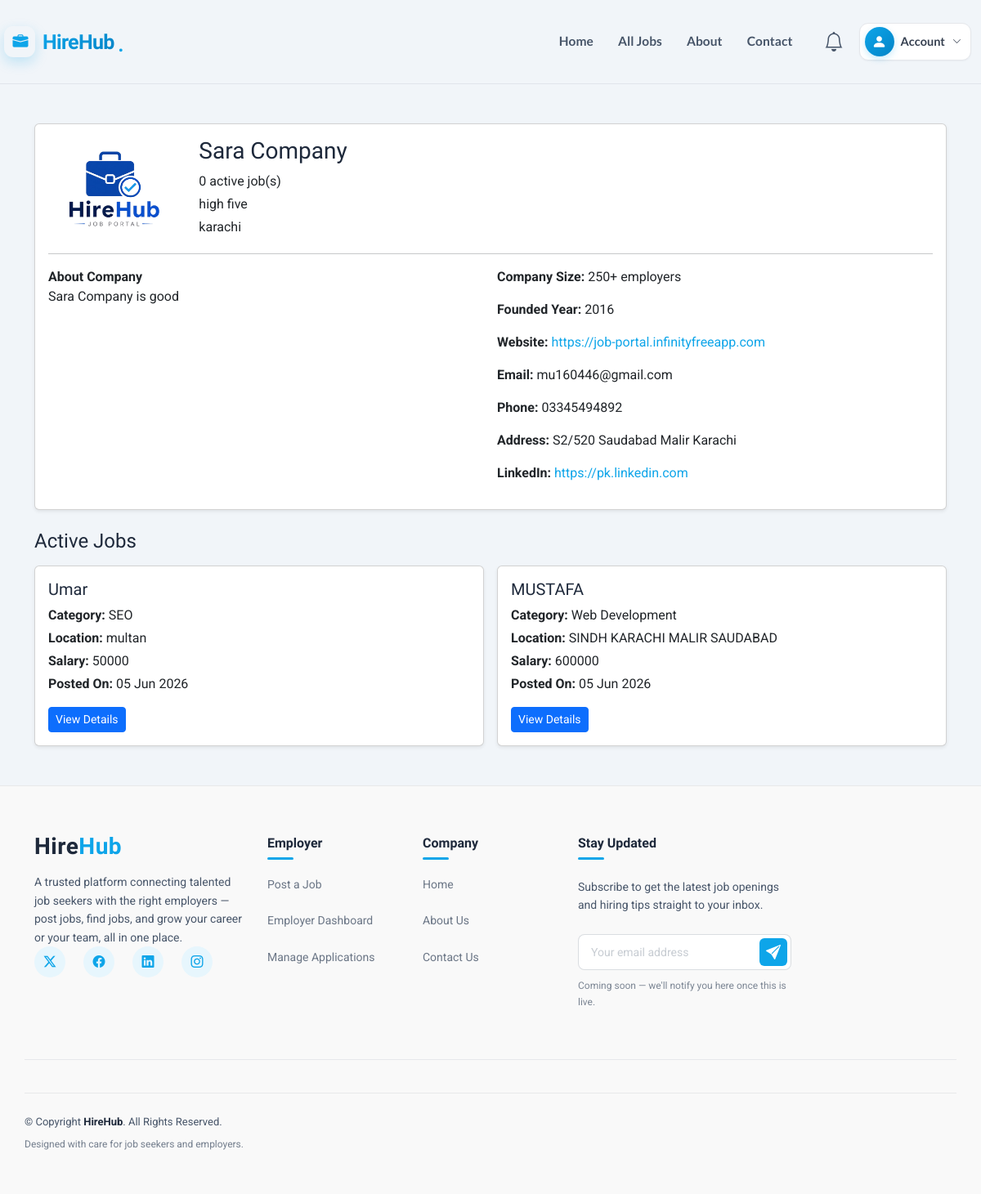
The app's page /company.php?id=3 (signed in), older data.
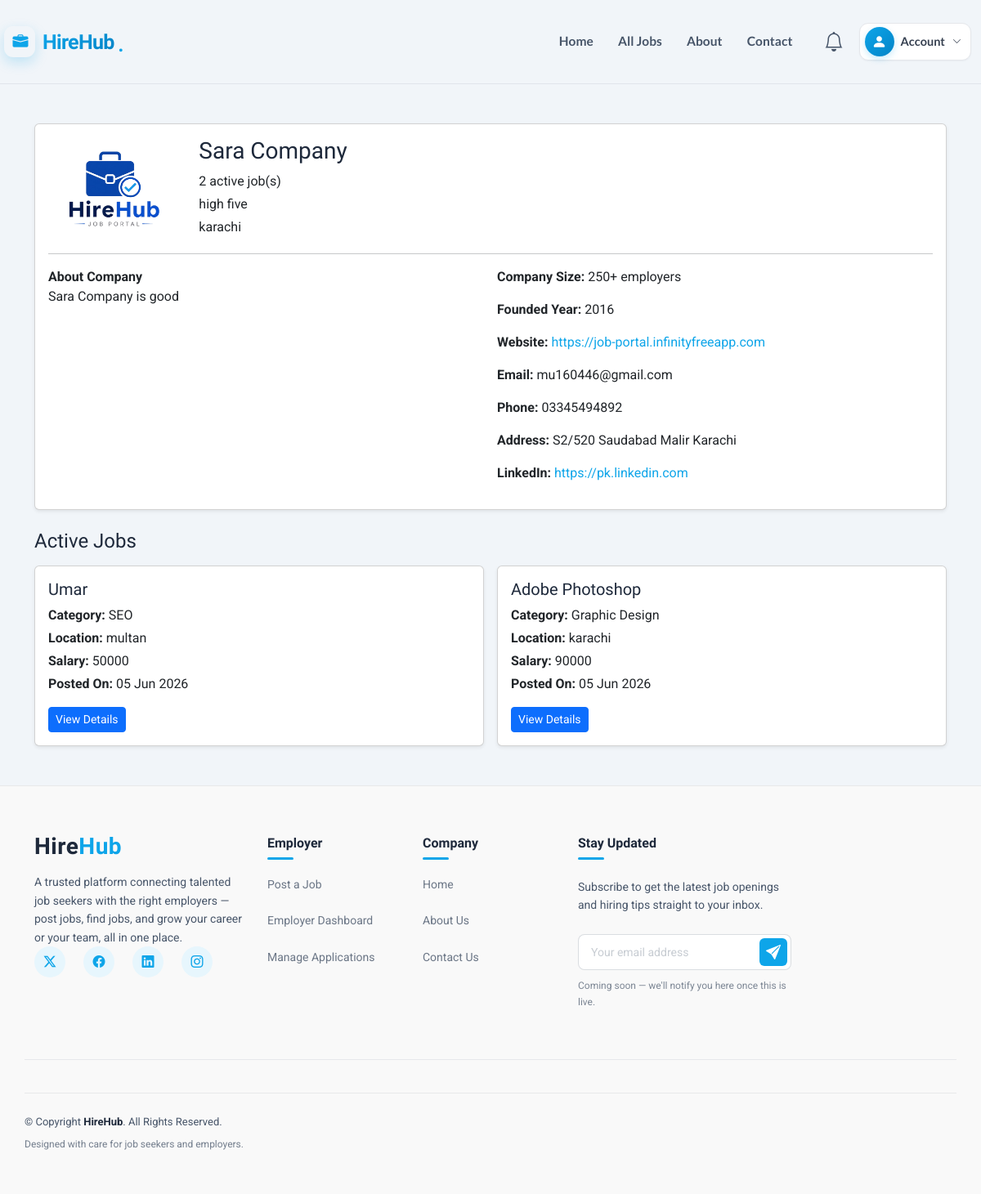
The same page, newer data.
### tables this page shows
CREATE TABLE `users` (
  `id` int(11) NOT NULL,
  `fullname` varchar(100) DEFAULT NULL,
  `profile_image` varchar(255) DEFAULT 'user.png',
  `email` varchar(100) DEFAULT NULL,
  `password` varchar(255) DEFAULT NULL,
  `role` varchar(55) NOT NULL,
  `bio` mediumtext DEFAULT NULL,
  `skills` mediumtext DEFAULT NULL,
  `experience` varchar(100) DEFAULT NULL,
  `cv_file` varchar(255) DEFAULT NULL,
  `created_at` timestamp NOT NULL DEFAULT current_timestamp() ON UPDATE current_timestamp(),
  `company_name` varchar(150) DEFAULT NULL,
  `company_logo` varchar(255) DEFAULT NULL,
  `company_website` varchar(255) DEFAULT NULL,
  `company_email` varchar(150) DEFAULT NULL,
  `company_phone` varchar(30) DEFAULT NULL,
  `company_industry` varchar(100) DEFAULT NULL,
  `company_size` varchar(50) DEFAULT NULL,
  `company_founded_year` year(4) DEFAULT NULL,
  `company_city` varchar(100) DEFAULT NULL,
  `company_address` mediumtext DEFAULT NULL,
  `company_about` mediumtext DEFAULT NULL,
  `company_linkedin` varchar(255) DEFAULT NULL,
  `reset_token` varchar(64) DEFAULT NULL,
  `reset_token_expiry` datetime DEFAULT NULL
);

CREATE TABLE `jobs` (
  `id` int(11) NOT NULL,
  `user_id` int(11) DEFAULT NULL,
  `title` varchar(255) DEFAULT NULL,
  `company` varchar(255) DEFAULT NULL,
  `location` varchar(255) DEFAULT NULL,
  `salary` varchar(100) DEFAULT NULL,
  `description` mediumtext DEFAULT NULL,
  `created_at` timestamp NOT NULL DEFAULT current_timestamp(),
  `category_id` int(11) DEFAULT NULL,
  `status` varchar(20) DEFAULT 'open',
  `job_type` enum('Full Time','Part Time','Internship','Contract','Remote','Hybrid') NOT NULL DEFAULT 'Full Time',
  `approval_status` varchar(20) DEFAULT 'pending',
  `required_skills` mediumtext DEFAULT NULL
);

CREATE TABLE `categories` (
  `id` int(11) NOT NULL,
  `name` varchar(100) NOT NULL
);

### company.php (the view, shortened to what the rows shown need)
<?php
require_once './includes/config.php';
$id = intval($_GET['id']);
$result = mysqli_execute_query($conn, "SELECT * FROM users WHERE id = ? AND role = 'employer'", [$id]);
$company = mysqli_fetch_assoc($result);
$jobs_result = mysqli_execute_query($conn, "SELECT *,jobs.id as job_id,categories.name AS cat_name FROM jobs inner join categories on jobs.category_id = categories.id WHERE user_id = ? AND status = 'open' ORDER BY jobs.id DESC", [$id]);
$total_jobs_result = mysqli_execute_query($conn, "select count(*) as total_jobs from jobs where user_id = ? and status = 'open' and approval_status = 'approved'", [$id]);
$total_jobs = mysqli_fetch_assoc($total_jobs_result);
function safeUrl($url) {
    if (preg_match('/^https?:\/\//i', $url)) {
        return htmlspecialchars($url);
    }
    return "";
}
require_once './includes/header.php';
?>
<div class="container my-5">
    <div class="card shadow-sm mb-4">
        <div class="card-body">
            <div class="row align-items-center">
                <div class="col-md-2 text-center mb-3 mb-md-0">
                    <?php if (!empty($company['company_logo'])) { ?>
                        <img src="uploads/company_logos/<?php echo htmlspecialchars($company['company_logo']); ?>" width="120" height="120" style="object-fit:cover; border-radius:5px;">
                    <?php } else { ?>
                        <img src="assets/img/default_company.png" width="120" height="120" style="object-fit:cover; border-radius:5px;">
                    <?php } ?>
                </div>
                <div class="col-md-10">
                    <h3><?php echo htmlspecialchars($company['company_name'] ?? 'N/A'); ?></h3>
                    <p class="mb-1"><?php echo (int)$total_jobs['total_jobs']; ?> active job(s)</p>
                    <p class="mb-1"><?php echo htmlspecialchars($company['company_industry'] ?? 'N/A'); ?></p>
                    <p class="mb-1"><?php echo htmlspecialchars($company['company_city'] ?? 'N/A'); ?></p>
                </div>
            </div>
            <div class="row g-3">
                <div class="col-md-6">
                    <strong>About Company</strong>
                    <p><?php echo !empty($company['company_about']) ? nl2br(htmlspecialchars($company['company_about'])) : 'N/A'; ?></p>
                </div>
                <div class="col-md-6">
                    <p><strong>Company Size:</strong> <?php echo !empty($company['company_size']) ? htmlspecialchars($company['company_size']) : 'N/A'; ?> </p>
                    <p><strong>Founded Year:</strong> <?php echo !empty($company['company_founded_year']) ? htmlspecialchars($company['company_founded_year']) : 'N/A'; ?></p>
                    <p><strong>Website:</strong>
                        <?php $website = safeUrl($company['company_website'] ?? ''); ?>
                        <?php if (!empty($website)) { ?>
                            <a href="<?php echo $website; ?>" target="_blank" rel="noopener noreferrer"><?php echo $website; ?></a>
                        <?php } else { ?>
                            N/A
                        <?php } ?>
                    </p>
                    <p><strong>Email:</strong> <?php echo !empty($company['company_email']) ? htmlspecialchars($company['company_email']) : 'N/A'; ?>  </p>
                    <p><strong>Phone:</strong> <?php echo !empty($company['company_phone']) ? htmlspecialchars($company['company_phone']) : 'N/A'; ?>  </p>
                    <p><strong>Address:</strong> <?php echo !empty($company['company_address']) ? nl2br(htmlspecialchars($company['company_address'])) : 'N/A'; ?> </p>
                    <p><strong>LinkedIn:</strong>
                        <?php $linkedin = safeUrl($company['company_linkedin'] ?? ''); ?>
                        <?php if (!empty($linkedin)) { ?>
                            <a href="<?php echo $linkedin; ?>" target="_blank" rel="noopener noreferrer"><?php echo $linkedin; ?></a>
                        <?php } else { ?>
                            N/A
                        <?php } ?>
                    </p>
                </div>
            </div>
        </div>
    </div>
    <div class="row g-3">
        <?php if (mysqli_num_rows($jobs_result) > 0) { ?>
            <?php while ($job = mysqli_fetch_assoc($jobs_result)) { ?>
                <div class="col-md-6">
                    <div class="card shadow-sm h-100">
                        <div class="card-body">
                            <h5><?php echo htmlspecialchars($job['title']); ?></h5>
                            <p class="mb-1"><strong>Category:</strong> <?php echo htmlspecialchars($job['cat_name']); ?></p>
                            <p class="mb-1"><strong>Location:</strong> <?php echo htmlspecialchars($job['location']); ?></p>
                            <p class="mb-1"><strong>Salary:</strong> <?php echo htmlspecialchars($job['salary']); ?></p>
                            <p class="mb-3"> <strong>Posted On:</strong> <?php echo date("d M Y", strtotime($job['created_at'])); ?> </p>
                            <a href="job-details.php?id=<?php echo (int)$job['job_id']; ?>" class="btn btn-primary btn-sm">View Details</a>
                        </div>
                    </div>
                </div>
            <?php } ?>
        <?php } else { ?>
            <div class="col-12">
                <p>No active jobs posted by this company.</p>
            </div>
        <?php } ?>
    </div>
</div>
<?php require_once './includes/footer.php'; ?>

Row changes from the older to the newer data that the page shows:
removed jobs: title "MUSTAFA", category.name "Web Development", location "SINDH KARACHI MALIR SAUDABAD", salary "600000", created_at "05 Jun 2026"
now on this page (row edited): jobs: title "Adobe Photoshop", category.name "Graphic Design", location "karachi", salary "90000", created_at "05 Jun 2026"
Text that changed along with them:
$total_jobs['total_jobs']: "0" → "2"
